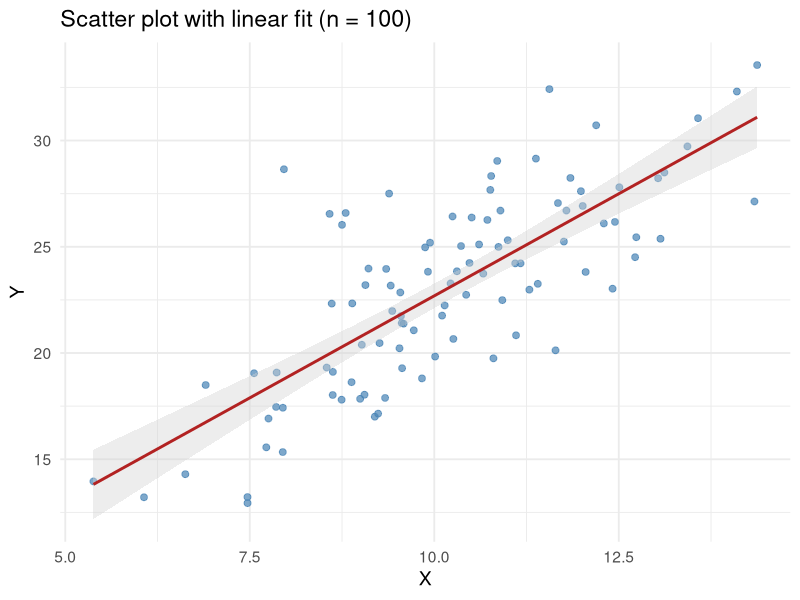
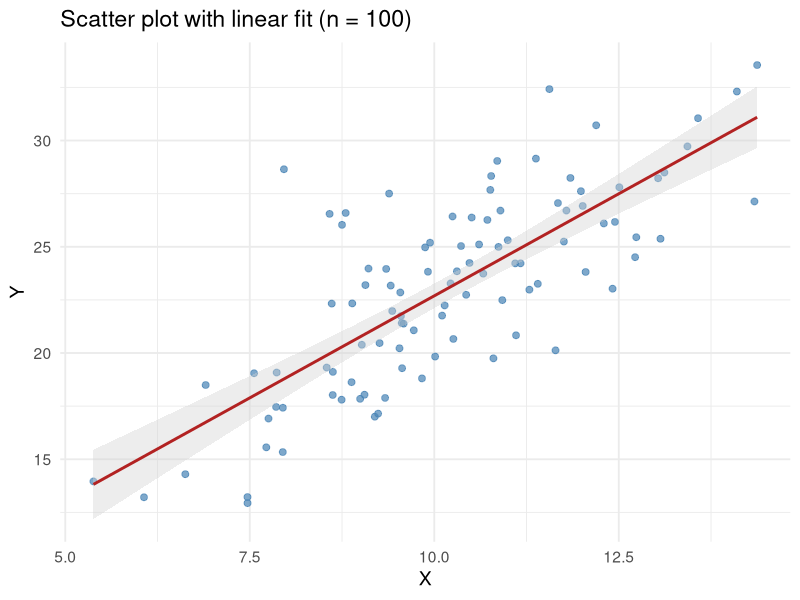

R code for these plots, in order:
# 生成两个各有 100 个样本的变量，并绘制带线性拟合线的散点图。
# 首次运行前安装依赖：install.packages("ggplot2")

if (!requireNamespace("ggplot2", quietly = TRUE)) {
  stop('请先安装 ggplot2：install.packages("ggplot2")')
}

library(ggplot2)

# 固定随机种子，使结果可以复现。
set.seed(123)
x <- rnorm(100, mean = 10, sd = 2)
y <- 3 + 2 * x + rnorm(100, mean = 0, sd = 3)
samples <- data.frame(x = x, y = y)

scatter_plot <- ggplot(samples, aes(x = x, y = y)) +
  geom_point(color = "steelblue", size = 2, alpha = 0.7) +
  geom_smooth(method = "lm", formula = y ~ x, se = TRUE,
              color = "firebrick", fill = "lightgray") +
  labs(title = "Scatter plot with linear fit (n = 100)",
       x = "X", y = "Y") +
  theme_minimal(base_size = 14)

print(scatter_plot)

# 在当前工作目录保存图片；灰色区域表示拟合线的 95% 置信区间。
ggsave("scatter_plot.png", plot = scatter_plot,
       width = 7, height = 5, dpi = 300)
